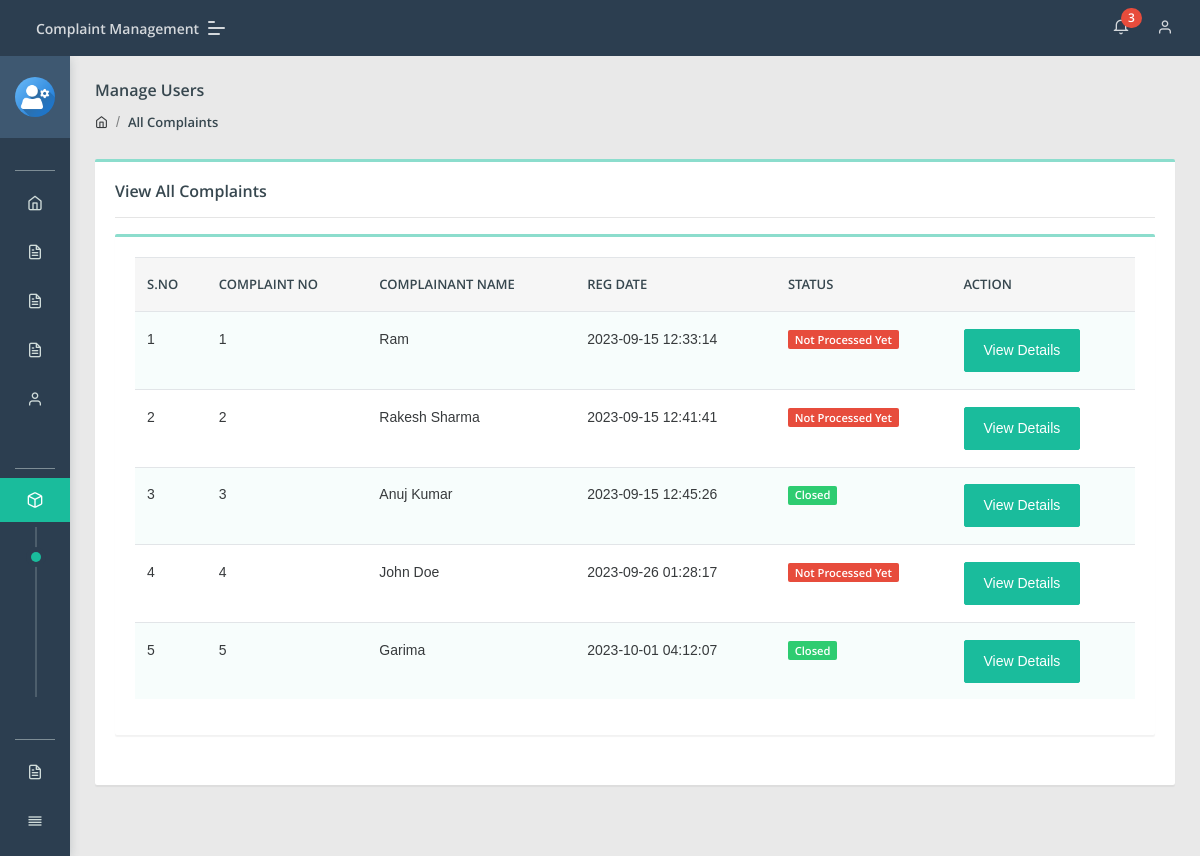
The page /cms/admin/all-complaint.php (signed in) on the database its author committed.
### tables this page shows
CREATE TABLE `tblcomplaints` (
  `complaintNumber` int(11) NOT NULL,
  `userId` int(11) DEFAULT NULL,
  `category` int(11) DEFAULT NULL,
  `subcategory` varchar(255) DEFAULT NULL,
  `complaintType` varchar(255) DEFAULT NULL,
  `state` varchar(255) DEFAULT NULL,
  `noc` varchar(255) DEFAULT NULL,
  `complaintDetails` mediumtext DEFAULT NULL,
  `complaintFile` varchar(255) DEFAULT NULL,
  `regDate` timestamp NULL DEFAULT current_timestamp(),
  `status` varchar(50) DEFAULT NULL,
  `lastUpdationDate` timestamp NULL DEFAULT NULL ON UPDATE current_timestamp()
);

CREATE TABLE `users` (
  `id` int(11) NOT NULL,
  `fullName` varchar(255) DEFAULT NULL,
  `userEmail` varchar(255) DEFAULT NULL,
  `password` varchar(255) DEFAULT NULL,
  `contactNo` bigint(11) DEFAULT NULL,
  `address` tinytext DEFAULT NULL,
  `State` varchar(255) DEFAULT NULL,
  `country` varchar(255) DEFAULT NULL,
  `pincode` int(6) DEFAULT NULL,
  `userImage` varchar(255) DEFAULT NULL,
  `regDate` timestamp NOT NULL DEFAULT current_timestamp(),
  `updationDate` timestamp NULL DEFAULT NULL,
  `status` int(1) DEFAULT NULL
);

### cms/admin/all-complaint.php (the view, shortened to what this page needs)
<?php
include('include/config.php');
if(strlen($_SESSION['aid'])==0)
    {
header('location:index.php');
}
else{
?>
<!DOCTYPE html>
<html lang="en">
<head>
    <link rel="stylesheet" href="assets/css/style.css">
</head>
<body class="">
	<?php include('include/sidebar.php');?>
	<?php include('include/header.php');?>
<section class="pcoded-main-container">
    <div class="pcoded-content">
        <div class="page-header">
            <div class="page-block">
                <div class="row align-items-center">
                    <div class="col-md-12">
                        <div class="page-header-title">
                            <h5 class="m-b-10">Manage Users</h5>
                        </div>
                        <ul class="breadcrumb">
                            <li class="breadcrumb-item"><a href="dashboard.php"><i class="feather icon-home"></i></a></li>
                            <li class="breadcrumb-item"><a href="all-complaint.php">All Complaints</a></li>
                        </ul>
                    </div>
                </div>
            </div>
        </div>
        <div class="row">
            <div class="col-sm-12">
                <div class="card">
                    <div class="card-body">
                        <h5>View All Complaints</h5>
                        <hr>
                      <div class="row">
                            <div class="col-xl-12">
                <div class="card">
                    <div class="card-body table-border-style">
                        <div class="table-responsive">
                            <table class="table table-striped">
                                <thead>
                                        <tr><th>S.No</th>
											<th>Complaint No</th>
											<th>Complainant Name</th>
											<th>Reg Date</th>
											<th>Status</th>
											<th>Action</th>
										</tr>
                                </thead>
                                <tbody>
                                    <?php
$query=mysqli_query($con,"select tblcomplaints.*,users.fullName as name from tblcomplaints join users on users.id=tblcomplaints.userId");
$cnt=1;
while($row=mysqli_fetch_array($query))
{
?>
                                        <tr>
                                            <td><?php echo htmlentities($cnt);?></td>
                                            <td><?php echo htmlentities($row['complaintNumber']);?></td>
                                            <td><?php echo htmlentities($row['name']);?></td>
                                            <td> <?php echo htmlentities($row['regDate']);?></td>
                                           <td>
                                                <?php $status=$row['status'];
                                                if($status==''): ?>
                                                <span class="badge badge-danger">Not Processed Yet</span>
                                            <?php elseif($status=='in process'):?>
                                             <span class="badge badge-warning">In Process</span>
                                         <?php elseif($status=='closed'):?>
                                             <span class="badge badge-success">Closed</span>
                                         <?php endif;?>
</td>
<td>   <a href="complaint-details.php?cid=<?php echo htmlentities($row['complaintNumber']);?>" class="btn btn-primary"> View Details</a>
											</td>
                                        </tr>
                                        <?php $cnt=$cnt+1; } ?>
                                </tbody>
                            </table>
                        </div>
                    </div>
                </div>
            </div>
                        </div>
                    </div>
                </div>
            </div>
        </div>
    </div>
</section>
</body>
</html>
<?php } ?>

### cms/admin/include/sidebar.php (shortened to what this page needs)
<nav class="pcoded-navbar  ">
	<div class="navbar-wrapper  ">
		<div class="navbar-content scroll-div " >
			<div class="">
				<div class="main-menu-header">
					<img class="img-radius" src="assets/images/user/user-gear.png" alt="User-Profile-Image">
					<div class="user-details">
					</div>
				</div>
			</div>
			<ul class="nav pcoded-inner-navbar ">
				<li class="nav-item pcoded-menu-caption">
				</li>
				<li class="nav-item">
				    <a href="dashboard.php" class="nav-link "><span class="pcoded-micon"><i class="feather icon-home"></i></span><span class="pcoded-mtext">Dashboard</span></a>
				</li>
				<li class="nav-item">
				    <a href="category.php" class="nav-link "><span class="pcoded-micon"><i class="feather icon-file-text"></i></span><span class="pcoded-mtext">Add Category</span></a>
				</li>
				<li class="nav-item">
				    <a href="subcategory.php" class="nav-link "><span class="pcoded-micon"><i class="feather icon-file-text"></i></span><span class="pcoded-mtext">Add Subcategory</span></a>
				</li>
				<li class="nav-item">
				    <a href="state.php" class="nav-link "><span class="pcoded-micon"><i class="feather icon-file-text"></i></span><span class="pcoded-mtext">Add State</span></a>
				</li>
				<li class="nav-item">
				    <a href="manage-users.php" class="nav-link "><span class="pcoded-micon"><i class="feather icon-user"></i></span><span class="pcoded-mtext">Manage Users</span></a>
				</li>
				<li class="nav-item pcoded-menu-caption">
				</li>
				<li class="nav-item pcoded-hasmenu">
					<a href="#!" class="nav-link "><span class="pcoded-micon"><i class="feather icon-box"></i></span><span class="pcoded-mtext">Manage Complaint</span></a>
					<ul class="pcoded-submenu">
						<li>
<a href="all-complaint.php">All Complaints</a></li>
						<li>
<a href="notprocess-complaint.php">Not Process Yet</a></li>
						<li>
							<a href="inprocess-complaint.php">In Process</a></li>
						<li><a href="closed-complaint.php">Closed Complaints</a></li>
					</ul>
				</li>
				<li class="nav-item pcoded-menu-caption">
				</li>
				<li class="nav-item">
				    <a href="between-date-userreport.php" class="nav-link "><span class="pcoded-micon"><i class="feather icon-file-text"></i></span><span class="pcoded-mtext">User Reports</span></a>
				</li>
				<li class="nav-item">
				    <a href="between-date-complaintreport.php" class="nav-link "><span class="pcoded-micon"><i class="feather icon-align-justify"></i></span><span class="pcoded-mtext">Complaints Report</span></a>
				</li>
			</ul>
		</div>
	</div>
</nav>

### cms/admin/include/header.php (shortened to what this page needs)
<header class="navbar pcoded-header navbar-expand-lg navbar-light header-dark">
				<div class="m-header">
					<a class="mobile-menu" id="mobile-collapse" href="#!"><span></span></a>
					<a href="dashboard.php" class="b-brand">
						<strong>Complaint Management</strong>
					</a>
				</div>
				<div class="collapse navbar-collapse">
					<ul class="navbar-nav ml-auto">
						<li>
							<div class="dropdown">
								<a class="dropdown-toggle" href="#" data-toggle="dropdown">
									<i class="icon feather icon-bell"></i>
									<?php
$rt = mysqli_query($con,"select tblcomplaints.*,users.fullName as name from tblcomplaints join users on users.id=tblcomplaints.userId where tblcomplaints.status is null");
$num1 = mysqli_num_rows($rt);
?>
									<span class="badge badge-pill badge-danger"><?php echo htmlentities($num1)?></span>
								</a>
							</div>
						</li>
						<li>
							<div class="dropdown drp-user">
								<a href="#" class="dropdown-toggle" data-toggle="dropdown">
									<i class="feather icon-user"></i>
								</a>
							</div>
						</li>
					</ul>
				</div>
	</header>

### rows shown on the page
tblcomplaints: complaintNumber "1", userId.fullName "Ram", regDate "2023-09-15 12:33:14", shows "Not Processed Yet"
tblcomplaints: complaintNumber "2", userId.fullName "Rakesh Sharma", regDate "2023-09-15 12:41:41", shows "Not Processed Yet"
tblcomplaints: complaintNumber "3", userId.fullName "Anuj Kumar", regDate "2023-09-15 12:45:26", status "Closed"
tblcomplaints: complaintNumber "4", userId.fullName "John Doe", regDate "2023-09-26 01:28:17", shows "Not Processed Yet"
tblcomplaints: complaintNumber "5", userId.fullName "Garima", regDate "2023-10-01 04:12:07", status "Closed"

### other values the page prints
$num1 "3"
